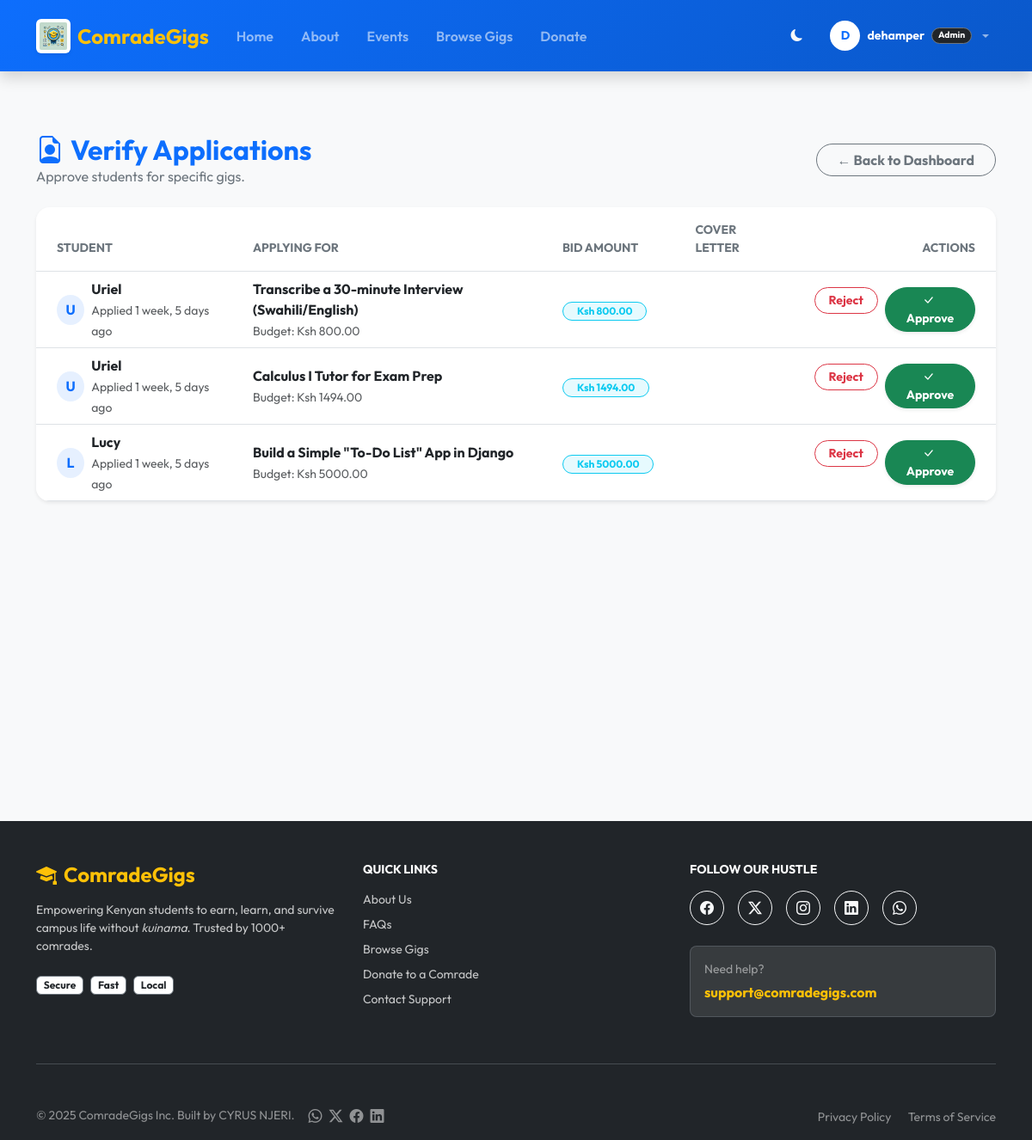
The page /admin-panel/applications/ (signed in) on the database as committed earlier.
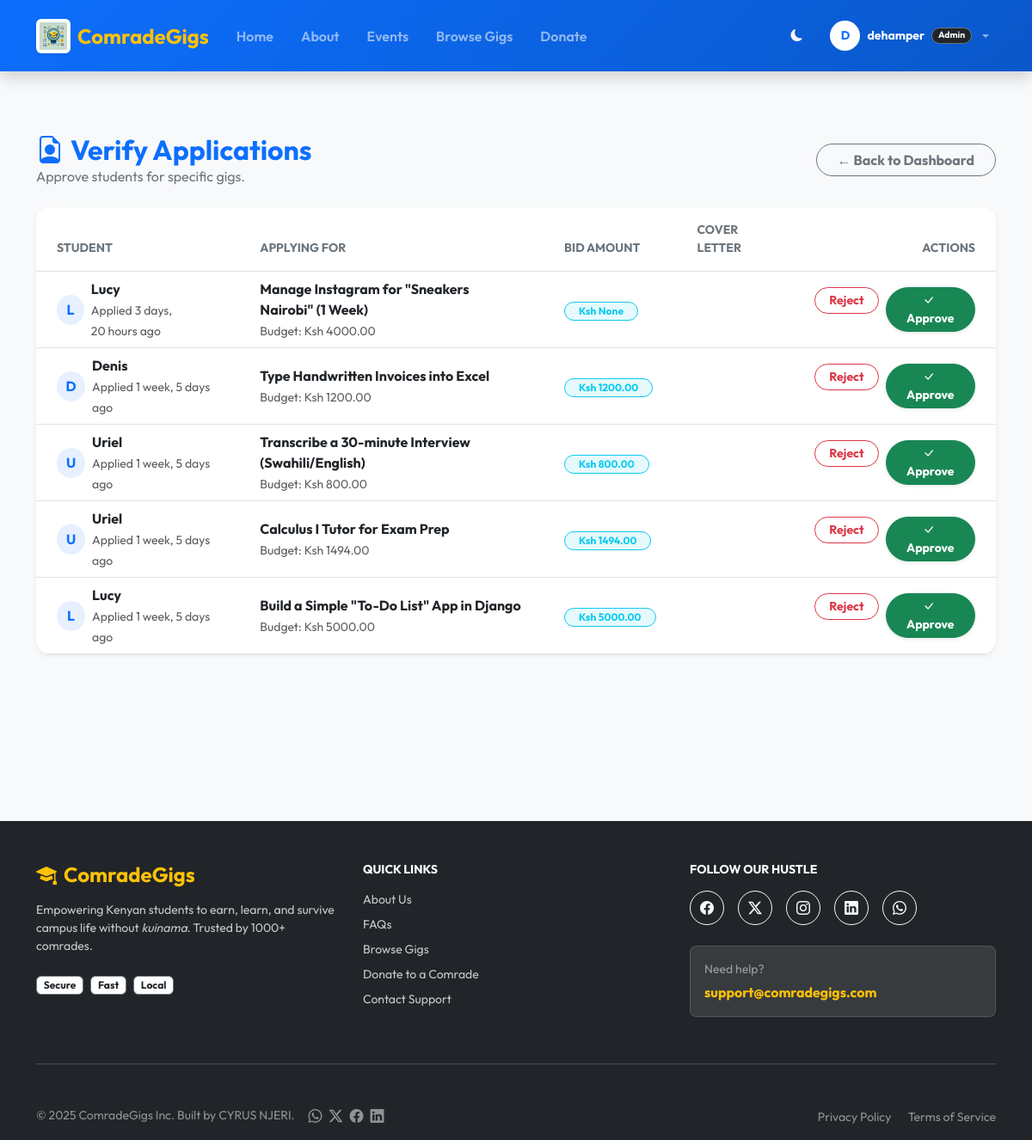
The same page on the database as committed later.
### myapp/models.py (models this page shows, shortened)
class Application(models.Model):
    STATUS_CHOICES = (
        ('pending', 'Pending'),
        ('accepted', 'Accepted'),
        ('rejected', 'Rejected'),
    )
    job = models.ForeignKey(Job, on_delete=models.CASCADE, related_name='applications')
    student = models.ForeignKey(User, on_delete=models.CASCADE, related_name='my_applications')
    proposal = models.TextField(help_text="Short message to the client")
    bid_amount = models.DecimalField(max_digits=10, decimal_places=2, null=True, blank=True)
    cv = models.FileField(upload_to='applications/cvs/', blank=True, null=True)
    cover_letter_file = models.FileField(upload_to='applications/cover_letters/', blank=True, null=True)
    status = models.CharField(max_length=20, choices=STATUS_CHOICES, default='pending')
    created_at = models.DateTimeField(auto_now_add=True)
    is_accepted = models.BooleanField(default=False)
    is_rejected = models.BooleanField(default=False)
    class Meta:
        unique_together = ('job', 'student')

class User(AbstractUser):
    role = models.CharField(max_length=10, choices=ROLE_CHOICES, default='student')
    is_account_verified = models.BooleanField(default=False)
    phone_number = models.CharField(max_length=15, blank=True, null=True, help_text="Required for M-Pesa")
    profile_image = models.ImageField(upload_to='profiles/', blank=True, null=True)

class Job(models.Model):
    STATUS_CHOICES = (
        ('open', 'Open'),
        ('review', 'Under Review'),
        ('assigned', 'In Progress'),
        ('completed', 'Completed'),
        ('cancelled', 'Cancelled'),
    )
    client = models.ForeignKey(User, on_delete=models.CASCADE, related_name='posted_jobs')
    assigned_to = models.ForeignKey(User, on_delete=models.SET_NULL, null=True, blank=True, related_name='assigned_jobs')
    title = models.CharField(max_length=200)
    description = models.TextField()
    required_skills = models.ManyToManyField(Skill, blank=True)
    budget = models.DecimalField(max_digits=10, decimal_places=2)
    deadline = models.DateTimeField(null=True, blank=True)
    status = models.CharField(max_length=20, choices=STATUS_CHOICES, default='review')
    created_at = models.DateTimeField(auto_now_add=True)
    completed_at = models.DateTimeField(null=True, blank=True)

### myapp/views.py (the view)
# urls.py: path('admin-panel/applications/', views.admin_manage_applications, name='admin_manage_applications'),
@login_required
def admin_manage_applications(request):
    if not request.user.is_superuser:
        return redirect('myapp:home')
    pending_apps = Application.objects.filter(
        is_accepted=False,
        is_rejected=False
    ).order_by('-created_at')
    return render(request, 'custom_admin/manage_applications.html', {'pending_apps': pending_apps})

### myapp/context_processors.py (called while the page is built)
def global_site_updates(request):
    if not request.user.is_authenticated:
        return {'site_updates': []}
    audience_filters = ['all']
    if request.user.role == 'student':
        audience_filters.append('student')
    elif request.user.role == 'client':
        audience_filters.append('client')
    elif request.user.role == 'donor':
        audience_filters.append('donor')
    updates = SiteUpdate.objects.filter(
        is_active=True,
        audience__in=audience_filters
    ).order_by('-created_at')[:3]
    return {'site_updates': updates}

### myapp/templates/custom_admin/manage_applications.html (shortened to what this page needs)
{% extends "base.html" %}
{% load static %}
{% block content %}
<section class="py-5 bg-light min-vh-100">
  <div class="container">
    <div class="d-flex justify-content-between align-items-center mb-4">
      <div>
          <h2 class="fw-bold mb-0 text-primary">
              <i class="bi bi-file-earmark-person me-2"></i>Verify Applications
          </h2>
          <p class="text-secondary mb-0">Approve students for specific gigs.</p>
      </div>
      <a href="{% url 'myapp:admin_dashboard' %}" class="btn btn-outline-secondary rounded-pill px-4 fw-bold">
          &larr; Back to Dashboard
      </a>
    </div>
    <div class="card border-0 shadow-sm rounded-4 overflow-hidden">
      <div class="card-body p-0">
        <div class="table-responsive">
          <table class="table table-hover align-middle mb-0">
            <thead class="bg-light">
              <tr>
                <th class="px-4 py-3 text-uppercase small fw-bold text-secondary">Student</th>
                <th class="px-4 py-3 text-uppercase small fw-bold text-secondary">Applying For</th>
                <th class="px-4 py-3 text-uppercase small fw-bold text-secondary">Bid Amount</th>
                <th class="px-4 py-3 text-uppercase small fw-bold text-secondary">Cover Letter</th>
                <th class="px-4 py-3 text-end text-uppercase small fw-bold text-secondary">Actions</th>
              </tr>
            </thead>
            <tbody>
              {% for app in pending_apps %}
              <tr>
                <td class="px-4">
                    <div class="d-flex align-items-center">
                        <div class="bg-primary bg-opacity-10 text-primary rounded-circle p-2 me-2 fw-bold" style="width: 35px; height: 35px; display:flex; justify-content:center; align-items:center;">
                            {{ app.student.username|first|upper }}
                        </div>
                        <div>
                            <span class="fw-bold d-block text-dark">{{ app.student.username }}</span>
                            <small class="text-muted">Applied {{ app.created_at|timesince }} ago</small>
                        </div>
                    </div>
                </td>
                <td class="px-4">
                    <span class="fw-bold text-dark">{{ app.job.title }}</span>
                    <br>
                    <small class="text-muted">Budget: Ksh {{ app.job.budget }}</small>
                </td>
                <td class="px-4">
                    <span class="badge bg-info bg-opacity-10 text-info border border-info px-3 rounded-pill">
                        Ksh {{ app.bid_amount }}
                    </span>
                </td>
                <td class="px-4">
                </td>
                <td class="px-4 text-end">
                    <div class="d-flex gap-2 justify-content-end">
                        <form action="{% url 'myapp:admin_process_application' app.id %}" method="POST">
                            <button type="submit" class="btn btn-outline-danger btn-sm rounded-pill px-3 fw-bold">
                                Reject
                            </button>
                        </form>
                        <form action="{% url 'myapp:admin_process_application' app.id %}" method="POST">
                            <button type="submit" class="btn btn-success btn-sm rounded-pill px-3 fw-bold shadow-sm" onclick="return confirm('Approve this student? This will assign the job to them.');">
                                <i class="bi bi-check-lg me-1"></i> Approve
                            </button>
                        </form>
                    </div>
                </td>
              </tr>
              {% endfor %}
            </tbody>
          </table>
        </div>
      </div>
    </div>
  </div>
</section>
{% endblock %}

Rows that differ between the two databases and show on the page:
added Application: student.username|first "L", student.username "Lucy", created_at "3 days, 20 hours", job "Manage Instagram for \"Sneakers Nairobi\" (1 Week)", job.budget "4000.00", bid_amount "None"
added Application: student.username|first "D", student.username "Denis", created_at "1 week, 5 days", job "Type Handwritten Invoices into Excel", job.budget "1200.00", bid_amount "1200.00"
